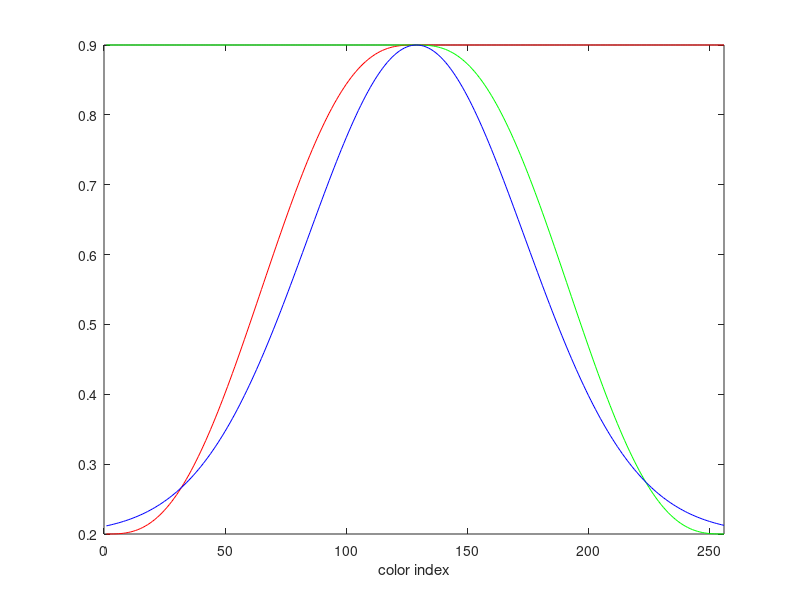
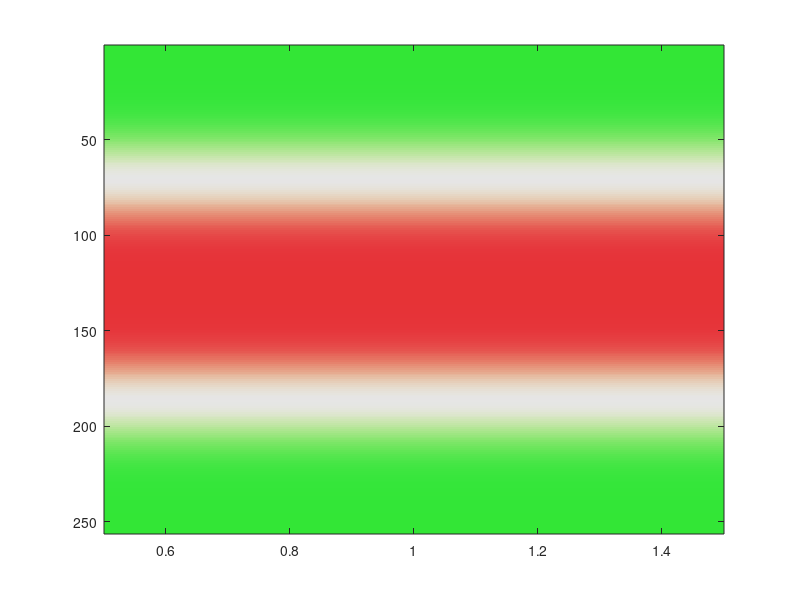

MATLAB code to generate these figures, in order:
function default = vortex
default=[0.2	0.9	0.21165
0.2	0.9	0.21241
0.20003	0.9	0.21322
0.20009	0.9	0.21409
0.2002	0.9	0.21499
0.20039	0.9	0.21594
0.20067	0.9	0.21695
0.20105	0.9	0.21801
0.20156	0.9	0.21913
0.20219	0.9	0.22031
0.20296	0.9	0.22154
0.20389	0.9	0.22285
0.20499	0.9	0.22422
0.20626	0.9	0.22565
0.20772	0.9	0.22717
0.20938	0.9	0.22875
0.21124	0.9	0.23042
0.21331	0.9	0.23217
0.21559	0.9	0.23399
0.2181	0.9	0.2359
0.22084	0.9	0.23791
0.22381	0.9	0.24
0.227	0.9	0.24219
0.23045	0.9	0.24447
0.23414	0.9	0.24686
0.23806	0.9	0.24934
0.24224	0.9	0.25194
0.24666	0.9	0.25464
0.25133	0.9	0.25746
0.25625	0.9	0.26039
0.26141	0.9	0.26344
0.26682	0.9	0.2666
0.27247	0.9	0.2699
0.27835	0.9	0.27332
0.28447	0.9	0.27687
0.29083	0.9	0.28055
0.29742	0.9	0.28436
0.30424	0.9	0.2883
0.31128	0.9	0.29239
0.31854	0.9	0.29662
0.32601	0.9	0.30099
0.33368	0.9	0.30551
0.34156	0.9	0.31017
0.34963	0.9	0.31499
0.35789	0.9	0.31995
0.36632	0.9	0.32506
0.37493	0.9	0.33033
0.38371	0.9	0.33575
0.39265	0.9	0.34133
0.40173	0.9	0.34705
0.41096	0.9	0.35294
0.42032	0.9	0.35899
0.42981	0.9	0.36518
0.43941	0.9	0.37154
0.44911	0.9	0.37805
0.45892	0.9	0.38471
0.46882	0.9	0.39154
0.47879	0.9	0.3985
0.48884	0.9	0.40563
0.49894	0.9	0.41291
0.50909	0.9	0.42032
0.51929	0.9	0.42789
0.52951	0.9	0.43559
0.53975	0.9	0.44343
0.55	0.9	0.45141
0.56025	0.9	0.45952
0.57049	0.9	0.46776
0.58071	0.9	0.47612
0.59091	0.9	0.4846
0.60106	0.9	0.49319
0.61116	0.9	0.50189
0.62121	0.9	0.5107
0.63118	0.9	0.5196
0.64108	0.9	0.5286
0.65089	0.9	0.53767
0.66059	0.9	0.54683
0.67019	0.9	0.55605
0.67968	0.9	0.56535
0.68904	0.9	0.57468
0.69827	0.9	0.58407
0.70735	0.9	0.5935
0.71629	0.9	0.60296
0.72507	0.9	0.61243
0.73368	0.9	0.62192
0.74211	0.9	0.63142
0.75038	0.9	0.64091
0.75844	0.9	0.65037
0.76632	0.9	0.65981
0.77399	0.9	0.66923
0.78146	0.9	0.67858
0.78872	0.9	0.68788
0.79576	0.9	0.69712
0.80258	0.9	0.70627
0.80917	0.9	0.71534
0.81553	0.9	0.72431
0.82165	0.9	0.73316
0.82753	0.9	0.7419
0.83318	0.9	0.7505
0.83859	0.9	0.75897
0.84375	0.9	0.76726
0.84867	0.9	0.77541
0.85334	0.9	0.78337
0.85776	0.9	0.79116
0.86194	0.9	0.79875
0.86586	0.9	0.80612
0.86955	0.9	0.81329
0.873	0.9	0.82022
0.87619	0.9	0.82693
0.87916	0.9	0.83339
0.8819	0.9	0.83959
0.88441	0.9	0.84553
0.88669	0.9	0.85121
0.88877	0.9	0.85661
0.89062	0.9	0.86171
0.89228	0.9	0.86652
0.89374	0.9	0.87104
0.89501	0.9	0.87525
0.89611	0.9	0.87914
0.89704	0.9	0.88272
0.89781	0.9	0.88597
0.89844	0.9	0.88889
0.89895	0.9	0.89148
0.89933	0.9	0.89373
0.89961	0.9	0.89564
0.8998	0.9	0.89721
0.89991	0.9	0.89843
0.89997	0.9	0.8993
0.9	0.9	0.89982
0.9	0.9	0.9
0.9	0.89997	0.89982
0.9	0.89991	0.8993
0.9	0.8998	0.89843
0.9	0.89961	0.89721
0.9	0.89933	0.89564
0.9	0.89895	0.89373
0.9	0.89844	0.89148
0.9	0.89781	0.88889
0.9	0.89704	0.88597
0.9	0.89611	0.88272
0.9	0.89501	0.87914
0.9	0.89374	0.87525
0.9	0.89228	0.87104
0.9	0.89062	0.86652
0.9	0.88877	0.86171
0.9	0.88669	0.85661
0.9	0.88441	0.85121
0.9	0.8819	0.84553
0.9	0.87916	0.83959
0.9	0.87619	0.83339
0.9	0.873	0.82693
0.9	0.86955	0.82022
0.9	0.86586	0.81329
0.9	0.86194	0.80612
0.9	0.85776	0.79875
0.9	0.85334	0.79116
0.9	0.84867	0.78337
0.9	0.84375	0.77541
0.9	0.83859	0.76726
0.9	0.83318	0.75897
0.9	0.82753	0.7505
0.9	0.82165	0.7419
0.9	0.81553	0.73316
0.9	0.80917	0.72431
0.9	0.80258	0.71534
0.9	0.79576	0.70627
0.9	0.78872	0.69712
0.9	0.78146	0.68788
0.9	0.77399	0.67858
0.9	0.76632	0.66923
0.9	0.75844	0.65981
0.9	0.75038	0.65037
0.9	0.74211	0.64091
0.9	0.73368	0.63142
0.9	0.72507	0.62192
0.9	0.71629	0.61243
0.9	0.70735	0.60296
0.9	0.69827	0.5935
0.9	0.68904	0.58407
0.9	0.67968	0.57468
0.9	0.67019	0.56535
0.9	0.66059	0.55605
0.9	0.65089	0.54683
0.9	0.64108	0.53767
0.9	0.63118	0.5286
0.9	0.62121	0.5196
0.9	0.61116	0.5107
0.9	0.60106	0.50189
0.9	0.59091	0.49319
0.9	0.58071	0.4846
0.9	0.57049	0.47612
0.9	0.56025	0.46776
0.9	0.55	0.45952
0.9	0.53975	0.45141
0.9	0.52951	0.44343
0.9	0.51929	0.43559
0.9	0.50909	0.42789
0.9	0.49894	0.42032
0.9	0.48884	0.41291
0.9	0.47879	0.40563
0.9	0.46882	0.3985
0.9	0.45892	0.39154
0.9	0.44911	0.38471
0.9	0.43941	0.37805
0.9	0.42981	0.37154
0.9	0.42032	0.36518
0.9	0.41096	0.35899
0.9	0.40173	0.35294
0.9	0.39265	0.34705
0.9	0.38371	0.34133
0.9	0.37493	0.33575
0.9	0.36632	0.33033
0.9	0.35789	0.32506
0.9	0.34963	0.31995
0.9	0.34156	0.31499
0.9	0.33368	0.31017
0.9	0.32601	0.30551
0.9	0.31854	0.30099
0.9	0.31128	0.29662
0.9	0.30424	0.29239
0.9	0.29742	0.2883
0.9	0.29083	0.28436
0.9	0.28447	0.28055
0.9	0.27835	0.27687
0.9	0.27247	0.27332
0.9	0.26682	0.2699
0.9	0.26141	0.2666
0.9	0.25625	0.26344
0.9	0.25133	0.26039
0.9	0.24666	0.25746
0.9	0.24224	0.25464
0.9	0.23806	0.25194
0.9	0.23414	0.24934
0.9	0.23045	0.24686
0.9	0.227	0.24447
0.9	0.22381	0.24219
0.9	0.22084	0.24
0.9	0.2181	0.23791
0.9	0.21559	0.2359
0.9	0.21331	0.23399
0.9	0.21124	0.23217
0.9	0.20938	0.23042
0.9	0.20772	0.22875
0.9	0.20626	0.22717
0.9	0.20499	0.22565
0.9	0.20389	0.22422
0.9	0.20296	0.22285
0.9	0.20219	0.22154
0.9	0.20156	0.22031
0.9	0.20105	0.21913
0.9	0.20067	0.21801
0.9	0.20039	0.21695
0.9	0.2002	0.21594
0.9	0.20009	0.21499
0.9	0.20003	0.21409
0.9	0.2	0.21322
0.9	0.2	0.21241];
figure(1)
rgbplot(default)
figure(2)
colormap(default)
imagesc((default(:,1)+default(:,2)+default(:,3))/3)